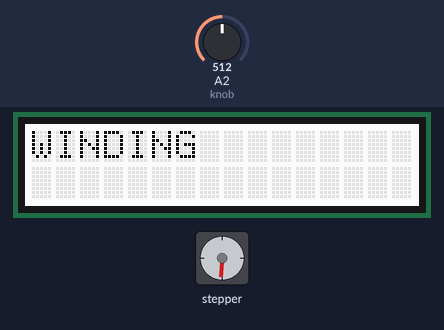
Simulated run of this sketch. Board: Arduino Uno, built with avr-gcc and run on an emulated ATmega328P. On the bench: 16×2 character LCD, stepper motor. Inputs (shaded band) come from the test bench; at power-on: A2 (knob) = 512. Stepper angles assume 3200 steps per turn.

Above: at 2.2 s.
2.3 s: A2 (knob) set to 0
At 2.96 s:
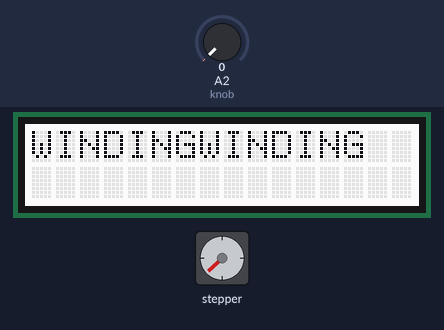
At 4.76 s:
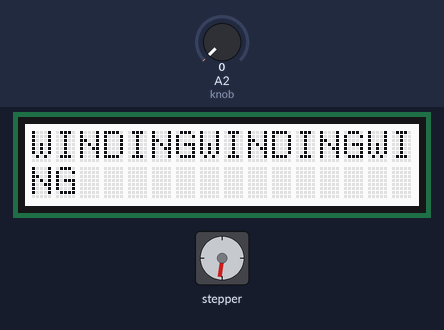
4.9 s: A2 (knob) set to 122
At 5.37 s:
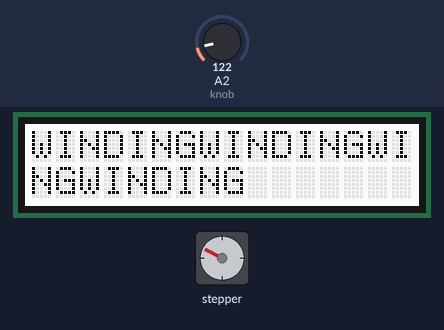
7.3 s: A2 (knob) set to 606
11.8 s: A2 (knob) set to 631
14.3 s: A2 (knob) set to 1023
16.8 s: A2 (knob) set to 0
At 21.82 s:
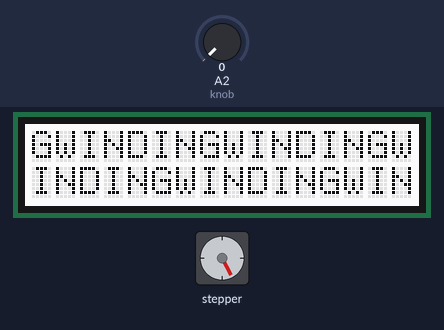
Timing chart, 0 to 22.5 s (numbered marks = the images above; inputs shaded):
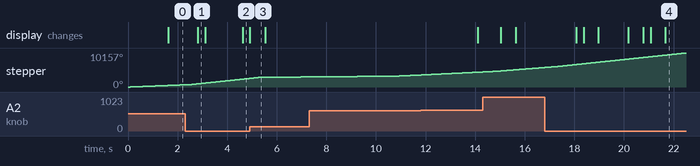

The sketch:

Arduino_code.ino
```cpp
#include <Wire.h>
#include "rgb_lcd.h"
rgb_lcd lcd;
#include <Arduino.h>
#include "BasicStepperDriver.h"

#define MOTOR_STEPS 200
#define DIR A0
#define STEP A1
#define knob A2
int val = 0;
#define MICROSTEPS 16
BasicStepperDriver stepper(MOTOR_STEPS, DIR, STEP);

void setup() {

Serial.begin(9600);
lcd.begin(16, 2);
lcd.setCursor(0, 0);
lcd.print ("YARN BALL WINIDIGN");
lcd.setCursor(0, 1);
lcd.print ("MACHINE");
lcd.clear();
}

void loop() {

val = map(analogRead(knob),0,1023,0,100);
stepper.begin(val, MICROSTEPS);
stepper.rotate(360);
lcd.print ("WINDING");

}
```
